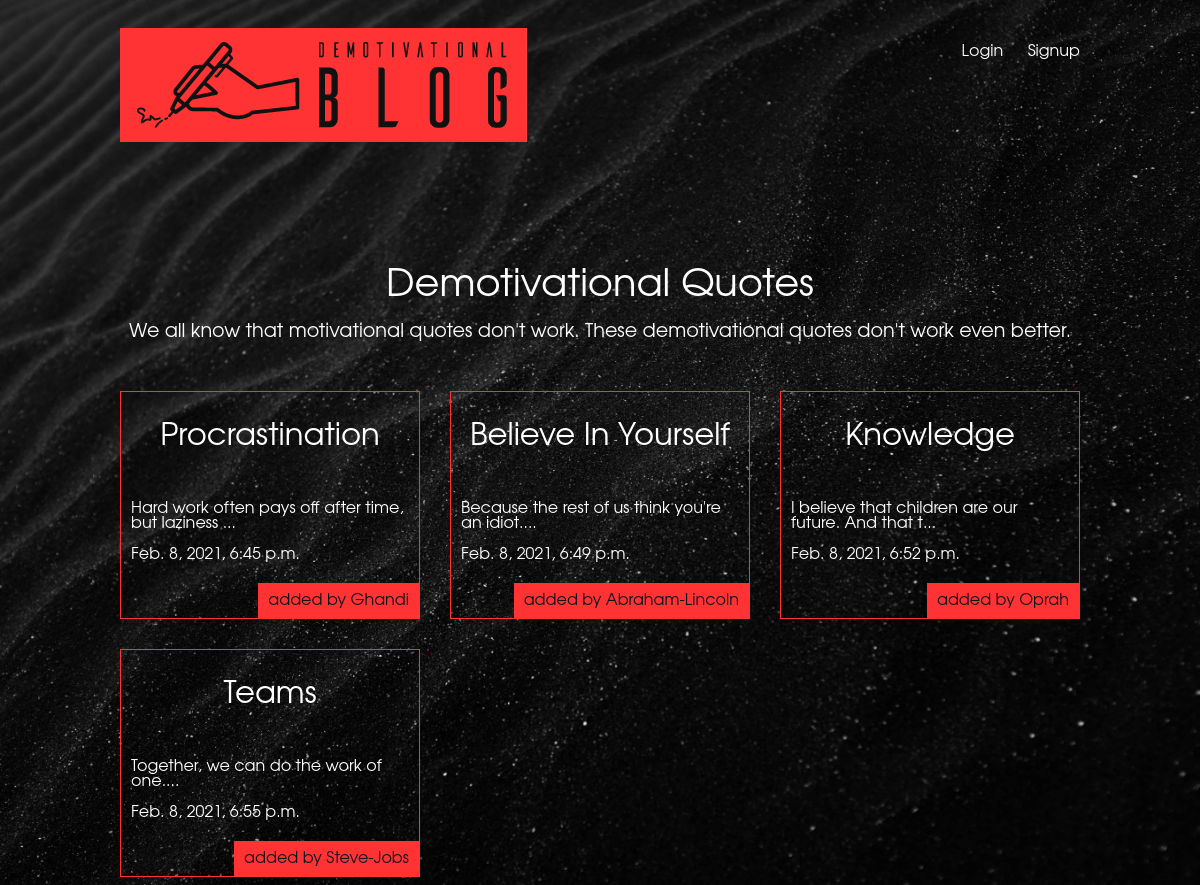
The app's page /articles/ with its own data.
### articles/models.py (models this page shows, shortened)
class Article(models.Model):
    title = models.CharField(max_length=100)
    slug = models.SlugField()
    body = models.TextField()
    date = models.DateTimeField(auto_now_add=True)
    thumb = models.ImageField(default='default.png', blank=True)
    author = models.ForeignKey(User, on_delete=models.CASCADE, default=None)
    def snippet(self):
        return self.body[:50] + '...'

### articles/views.py (the view)
# urls.py: path('', views.article_list, name="list"),
def article_list(request):
    articles = Article.objects.all().order_by('date') #this will grab all the records from this database - order_by() lets you order them by anything in the Class...like the date
    return render(request, 'articles/article_list.html', { 'articlesArticles': articles })

### articles/templates/articles/article_list.html
{% extends 'base_layout.html' %}
{% block content %}
  <h1>Demotivational Quotes</h1>
  <h2>We all know that motivational quotes don't work. These demotivational quotes don't work even better.</h2>
  <div class="articles">
    {% for article in articlesArticles %}
      <div class="article">
        <h2><a href="{% url 'articles:detail' article.slug %}">{{ article.title }}</a></h2>
        <p>{{ article.snippet }}</p>
        <p>{{ article.date }}</p>
        <p class="author">added by {{ article.author.username }}</p>
      </div>
    {% endfor %}
  </div>
{% endblock %}

### templates/base_layout.html (shortened to what this page needs)
{% load static %}
<!DOCTYPE html>
<html lang="en" dir="ltr">
  <head>
    <link rel="stylesheet" href="{% static 'styles.css' %}">
  </head>
  <body>
    <header class="wrapper">
      <h1><a href="{% url 'home' %}"><img src="{% static 'blog-logo.png' %}" alt=""></a></h1>
      <nav>
        <ul>
          {% if user.is_authenticated %}
            <li>
              <form class="logout-link" action="{% url 'accounts:logout' %}" method="post">
                {% csrf_token %}
                <button type="submit">Logout</button>
              </form>
            </li>
            <li><a href="{% url 'articles:create' %}" class="highlight">New Article</a></li>
          {% else %}
            <li><a href="{% url 'accounts:login' %}">Login</a></li>
            <li><a href="{% url 'accounts:signup' %}">Signup</a></li>
          {% endif %}
        </ul>
      </nav>
    </header>
    <div class="wrapper">
      {% block content %}
      {% endblock %}
    </div>
  </body>
</html>

### assets/styles.css (style rules this page uses)
body { background-color: #0f121f; background: url(black-sand-2.jpg) no-repeat center center fixed; -webkit-background-size: cover; -moz-background-size: cover; -o-background-size: cover; background-size: cover; color: #fff; }
body * { font-family: Avantgarde, TeX Gyre Adventor, URW Gothic L, sans-serif; }
h1, h2, h3, h4, h5 { font-weight: normal; margin: 0; }
a, a:hover, a:visited { color: #fff; text-decoration: none; }
.wrapper { max-width: 960px; margin: 0 auto; }
div.wrapper h1 { text-align: center; margin: 100px auto 0px auto; font-size: 2.4em; }
div.wrapper h2 { text-align: center; margin: 20px auto 50px auto; font-size: 1.2em; }
div.wrapper h2 a { text-align: center; margin: 20px auto 50px auto; font-size: 1.6em; }
header { display: grid; grid-template-columns: 1fr 1fr; padding: 20px 0; }
nav { justify-self: end; }
nav li { display: inline-block; margin-left: 20px; }
.articles { display: grid; grid-template-columns: 1fr 1fr 1fr; grid-gap: 30px; }
.article { padding: 10px; border: 1px solid #ff3333; position: relative; padding-bottom: 40px; }
.article h2 { font-size: 1.2em; }
.article .author { padding: 10px; background: #ff3333; position: absolute; right: 0; bottom: 0; margin: 0; color: #0f121f }

### records on screen
Article: title "Procrastination", snippet "Hard work often pays off after time, but laziness ...", date "Feb. 8, 2021, 6:45 p.m.", author.username "Ghandi"
Article: title "Believe In Yourself", snippet "Because the rest of us think you're an idiot....", date "Feb. 8, 2021, 6:49 p.m.", author.username "Abraham-Lincoln"
Article: title "Knowledge", snippet "I believe that children are our future. And that t...", date "Feb. 8, 2021, 6:52 p.m.", author.username "Oprah"
Article: title "Teams", snippet "Together, we can do the work of one....", date "Feb. 8, 2021, 6:55 p.m.", author.username "Steve-Jobs"
